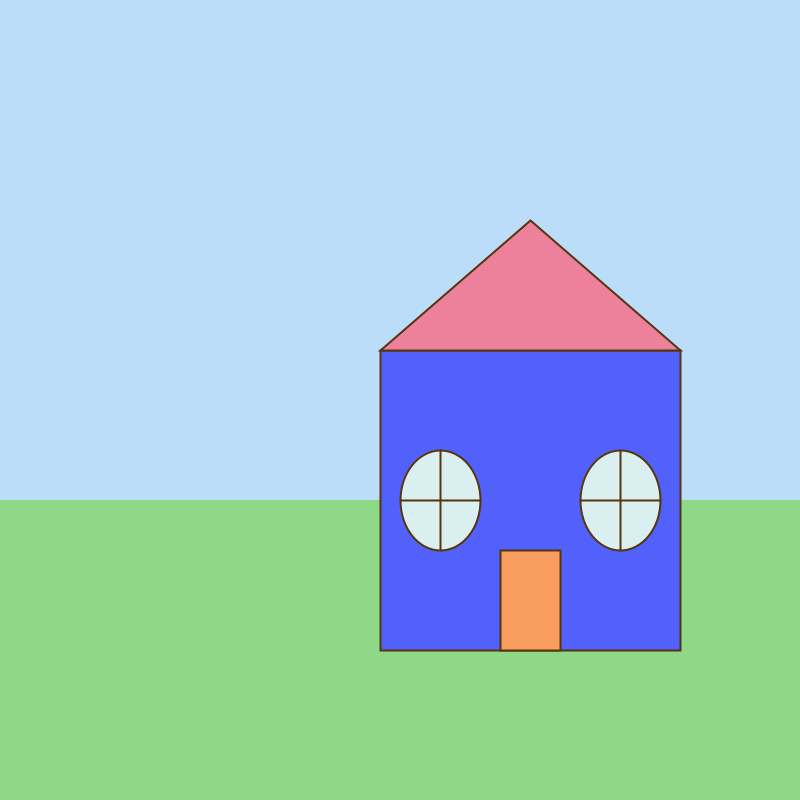
Frame 1 (no input)
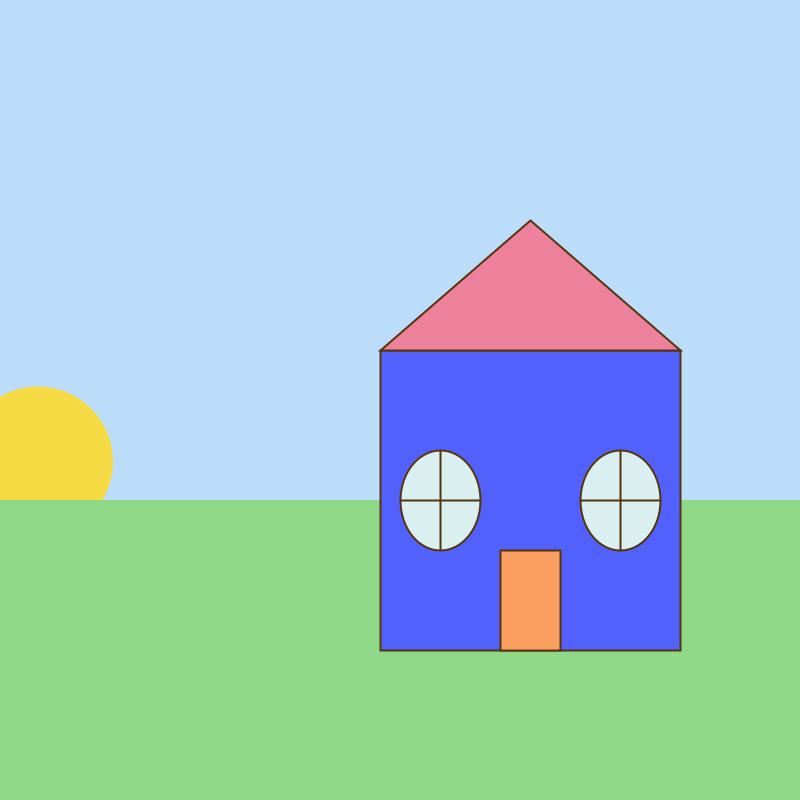
Frame 60 (the mouse pressed at the canvas centre just before this capture)
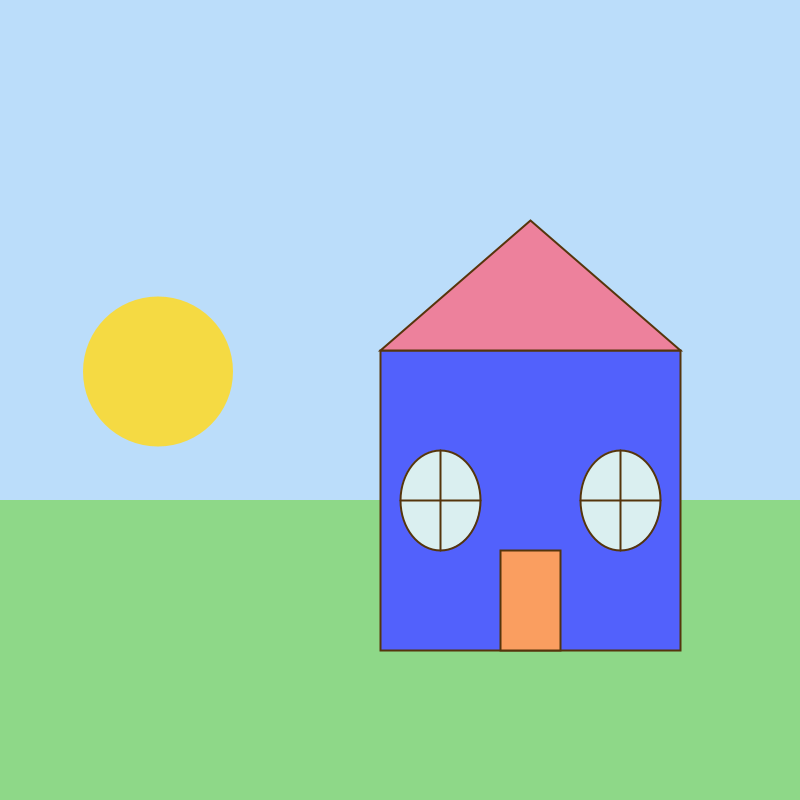
Frame 120 (the mouse held since frame 60 and released just before this capture)

The Processing sketch that drew these frames (run headless with seeded random() and noise(); from frame 60 on, the mouse is pressed at the canvas centre):

// Processing sketch: House_Drawing
// ── House_Drawing.pde
// Sunny Bao
// Block 1-4
// Sep 5, 2024

// COLOR VARIABLES
color blue = #BBDDFA;
color darkBlue = #5261FC;
color green = #8ED888;
color darkBrown = #55350C;
color magenta = #ED819C;
color lightBlue = #DAEFF0;
color orange = #FA9E60;
color yellow = #F5DA43;
color brown = #D8AB67;
color darkGreen = #1EC925;
color nightBlue = #2A2B67;
color lightYellow = #F3F5C1;

// ANIMATION VARIABLES
float sunX, sunY;
float moonX, moonY;
boolean day;

void setup() {
  size(800, 800);
  
  // initiate sun
  sunX = -80;
  sunY = 550;
  
  // initiate moon
  moonX = -80;
  moonY = 550;
  
  // boolean
  day = true;
}

void draw() {
  noStroke();
  if(day == true) {
    moonX = -80;
    moonY = 550;
    // sky
    background(blue);
  
    // sun
    fill(yellow);
    circle(sunX, sunY, 150);
    
    // move sun
    sunX += 2;
    sunY -= 1.5;
    if(sunY <= -140) day = false;
  } else {
    sunX = -80;
    sunY = 550;
    // sky
    background(nightBlue);
  
    // moon
    fill(lightYellow);
    circle(moonX, moonY, 150);
    fill(nightBlue);
    circle(moonX+40, moonY-40, 150);
    
    // move moon
    moonX += 2;
    moonY -= 1.5;
    if(moonY <= -140) day = true;
  }
  
  // grass
  fill(green);
  rect(0, 500, 800, 300);
   
  // house
  stroke(darkBrown);
  strokeWeight(2);
  fill(darkBlue);
  square(380, 350, 300);
  
  // roof
  fill(magenta);
  triangle(380, 350, 680, 350, 530, 220);
  
  // windows
  fill(lightBlue);
  ellipse(440, 500, 80, 100);
  line(440, 450, 440, 550);
  line(400, 500, 480, 500);
  
  ellipse(620, 500, 80, 100);
  line(620, 450, 620, 550);
  line(580, 500, 660, 500);
  
  // door
  fill(orange);
  rect(500, 550, 60, 100);
}
